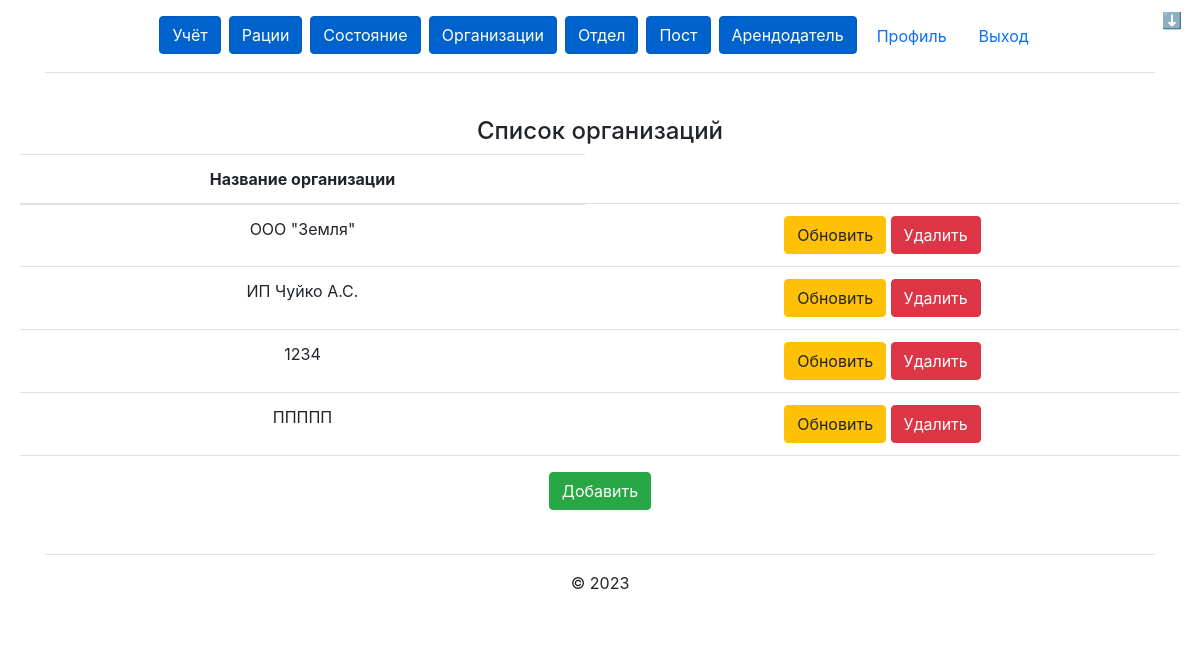
Screenshot of /organization/ (signed in) with the database file from the repository.
### organization/models.py (models this page shows, shortened)
class Organization(models.Model):
    id = models.AutoField(primary_key=True)
    name = models.CharField('Название организации', max_length=5000)
    class Meta:
        verbose_name = 'Организация'
        verbose_name_plural = 'Организация'

### organization/views.py (the view)
# urls.py: path('', views.organization_list, name='organization_list'),
@login_required
def organization_list(request):
    organizations = Organization.objects.all()
    return render(request, "organization/list.html", {'organizations': organizations})

### organization/templates/organization/list.html
{% extends "main/base.html" %}
{% block content %}
<div class="card-body">
    <h4>Список организаций</h4>
    <table class="table">
        <thead>
            <tr>
                <th scope="col">Название организации</th>
            </tr>
        </thead>
        <tbody>
            {% for organization in organizations %}
            <tr>
                <td>{{ organization.name }}</td>
                <td><a type="button" class="btn btn-warning" href="update/{{ organization.id }}">Обновить</a>
                    <a type="button" class="btn btn-danger" href="delete/{{ organization.id }}">Удалить</a>
                </td>
            </tr>
            {% endfor %}
        </tbody>
    </table>
    <a type="button" class="btn btn-success" href="create">Добавить</a>
</div>
{% endblock %}

### main/static/main/css/main.css (style rules this page uses)
* { margin: 0; padding: 0; }
main .card-body { margin-top: 20px; text-align: center; }

### rows the page displays
Organization: name "ООО \"Земля\""
Organization: name "ИП Чуйко А.С."
Organization: name "1234"
Organization: name "ППППП"
